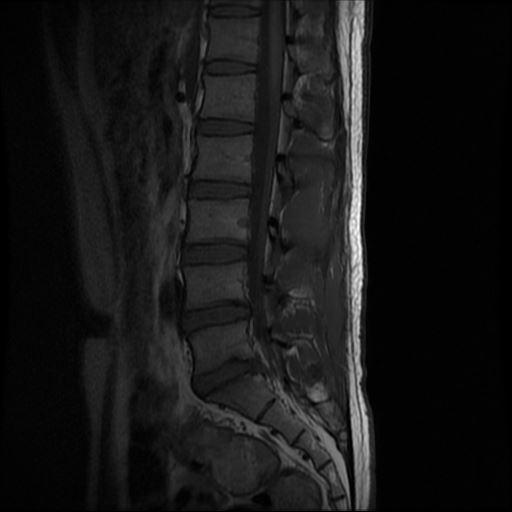
#> input picture img/11.jpg, 512 x 512 px; its folder holds only this picture in this run
$ python cobb8.py
#> lines starting #> are read from the running program, lines starting #| are printed output that depends on the picture; after the words box and inside, x2 and y2 are one past the last pixel; in counts of white or black regions, pixels touching at a corner belong together
import os
import numpy as np
import cv2
import matplotlib.pyplot as plt
from PIL import Image
import math

# Set font for English (use default sans-serif)
plt.rcParams["font.sans-serif"] = ["Arial", "DejaVu Sans"]
plt.rcParams['axes.unicode_minus'] = False

# -------------------------- Configuration Parameters --------------------------
# Input paths (directory paths)
ORIGINAL_IMG_DIR = "img/"
MASK_DIR = "mask/"

# Output parent directory
OUTPUT_PARENT_DIR = "cobb8_amace_cobb_results"
os.makedirs(OUTPUT_PARENT_DIR, exist_ok=True)

# Vertebra label to name mapping
VERTEBRA_LABELS = {
    1: "L1",
    2: "L2",
    3: "L3",
    4: "L4",
    5: "L5",
    11: "S1"
}

# Visualization colors for different vertebrae
VERTEBRA_COLORS = {
    "L1": "red",
    "L2": "green",
    "L3": "blue",
    "L4": "yellow",
    "L5": "magenta",
    "S1": "cyan"
}


# -------------------------- Core Corner Detection Functions --------------------------
# [16 lines left out: function fallback_HV_calculation, not called in this run]


def detect_vertebra_corners(vertebra_mask, is_S1=False):
    """Detect 4 corners (TL, TR, BL, BR) of a single vertebra"""
    src = vertebra_mask.copy().astype(np.uint8)

    # Check mask validity
    if np.sum(src) == 0:
        print("Warning: Vertebra mask is empty, using bounding box corners")
        return fallback_HV_calculation(src)

    # Convert to format suitable for corner detection
    gray = np.float32(src)

    # Shi-Tomasi corner detection parameters (adjust for S1)
    max_corners = 4
    qualityLevel = 0.005 if is_S1 else 0.01
    minDistance = 10 if is_S1 else 21
    blockSize = 9

    corners = cv2.goodFeaturesToTrack(
        gray,
        maxCorners=max_corners,
        qualityLevel=qualityLevel,
        minDistance=minDistance,
        blockSize=blockSize
    )

    # If detection fails, use bounding box corners
    if corners is None or len(corners) < 4:
        print(f"Warning: Detected fewer than 4 corners, using bounding box corners")
        return fallback_HV_calculation(src)

    # Process corner format
    corners = np.int32(corners.squeeze())

    # Ensure exactly 4 corners
    if len(corners) > 4:
        corners = corners[:4]
    elif len(corners) < 4:
        return fallback_HV_calculation(src)

    # Sort corners: TL (top-left), TR (top-right), BL (bottom-left), BR (bottom-right)
    # 1. Separate by y-coordinate (smaller y = top, larger y = bottom)
    corners_sorted_by_y = corners[np.argsort(corners[:, 1])]
    top_corners = corners_sorted_by_y[:2]    # top two points
    bottom_corners = corners_sorted_by_y[2:] # bottom two points

    # 2. Separate by x-coordinate (smaller x = left, larger x = right)
    top_corners_sorted = top_corners[np.argsort(top_corners[:, 0])]
    bottom_corners_sorted = bottom_corners[np.argsort(bottom_corners[:, 0])]

    # Combine into final order
    return np.array([
        top_corners_sorted[0],  # TL
        top_corners_sorted[1],  # TR
        bottom_corners_sorted[0],  # BL
        bottom_corners_sorted[1]   # BR
    ], dtype=np.int32)


# [263 lines left out: functions extend_line_to_border, calculate_perpendicular_line, visualize_corners, not called in this run]


# -------------------------- Batch Processing Function --------------------------
def process_single_image(original_img_path, mask_path, output_dir):
    """Process a single image"""
    # Read input data
    original_img = cv2.imread(original_img_path)
    if original_img is None:
        print(f"Error: Cannot read original image: {original_img_path}")
        return False

    mask = Image.open(mask_path)
    mask_array = np.array(mask, dtype=np.int32)

    # Detect corners for all vertebrae
    all_corners = {}
    for label, name in VERTEBRA_LABELS.items():
        print(f"Detecting corners for {name}...")
        # Extract mask for a single vertebra
        vertebra_mask = (mask_array == label).astype(np.uint8) * 255
        # Detect corners (special handling for S1)
        is_S1 = (name == "S1")
        corners = detect_vertebra_corners(vertebra_mask, is_S1)
        all_corners[name] = corners

    # Visualize and save result
    output_filename = os.path.splitext(os.path.basename(original_img_path))[0] + "_corners.png"
    output_path = os.path.join(output_dir, output_filename)
    visualize_corners(original_img, mask_array, all_corners, output_path)

    # Save corner coordinates to text file
    coords_path = os.path.join(output_dir, output_filename.replace(".png", "_coords.txt"))
    with open(coords_path, "w", encoding="utf-8") as f:
        for name, corners in all_corners.items():
            f.write(f"====={name} Corner Coordinates=====\n")
            f.write("TL (Top-Left) | TR (Top-Right) | BL (Bottom-Left) | BR (Bottom-Right)\n")
            f.write(f"{corners[0]} | {corners[1]} | {corners[2]} | {corners[3]}\n\n")

    # Save endplate and perpendicular line information
    lines_path = os.path.join(output_dir, output_filename.replace(".png", "_lines.txt"))
    with open(lines_path, "w", encoding="utf-8") as f:
        f.write("=====Endplate Information=====\n")
        if 'L1' in all_corners:
            l1_corners = all_corners['L1']
            l1_tl = l1_corners[0]
            l1_tr = l1_corners[1]
            l1_extended_p1, l1_extended_p2 = extend_line_to_border(l1_tl, l1_tr, original_img.shape[:2])
            l1_perp_p1, l1_perp_p2, l1_midpoint = calculate_perpendicular_line(l1_tl, l1_tr, original_img.shape[:2])

            f.write("L1 Upper Endplate Line:\n")
            f.write(f"Original points: TL{l1_tl} -> TR{l1_tr}\n")
            f.write(f"Extended: {l1_extended_p1} -> {l1_extended_p2}\n")
            f.write(f"Perpendicular line: {l1_perp_p1} -> {l1_perp_p2}\n")
            f.write(f"Midpoint: {l1_midpoint}\n\n")

        if 'L5' in all_corners:
            l5_corners = all_corners['L5']
            l5_br = l5_corners[3]  # BR
            l5_bl = l5_corners[2]  # BL

            l5_extended_p1, l5_extended_p2 = extend_line_to_border(l5_br, l5_bl, original_img.shape[:2])
            l5_perp_p1, l5_perp_p2, l5_midpoint = calculate_perpendicular_line(l5_br, l5_bl, original_img.shape[:2])

            f.write("L5 Lower Endplate Line:\n")
            f.write(f"Original points: BR{l5_br} -> BL{l5_bl}\n")
            f.write(f"Extended: {l5_extended_p1} -> {l5_extended_p2}\n")
            f.write(f"Perpendicular line: {l5_perp_p1} -> {l5_perp_p2}\n")
            f.write(f"Midpoint: {l5_midpoint}\n\n")

        # Calculate and save Cobb angle (angle between L1 and L5 perpendicular lines)
        if 'L1' in all_corners and 'L5' in all_corners:
            l1_perp_p1, l1_perp_p2, _ = calculate_perpendicular_line(
                all_corners['L1'][0], all_corners['L1'][1], original_img.shape[:2]
            )
            l5_perp_p1, l5_perp_p2, _ = calculate_perpendicular_line(
                all_corners['L5'][3], all_corners['L5'][2], original_img.shape[:2]
            )

            l1_vec = np.array([l1_perp_p2[0] - l1_perp_p1[0], l1_perp_p2[1] - l1_perp_p1[1]])
            l5_vec = np.array([l5_perp_p2[0] - l5_perp_p1[0], l5_perp_p2[1] - l5_perp_p1[1]])

            dot_product = np.dot(l1_vec, l5_vec)
            l1_norm = np.linalg.norm(l1_vec)
            l5_norm = np.linalg.norm(l5_vec)

            if l1_norm > 0 and l5_norm > 0:
                cos_angle = dot_product / (l1_norm * l5_norm)
                cos_angle = np.clip(cos_angle, -1.0, 1.0)
                cobb_angle = np.degrees(np.arccos(cos_angle))
                if cobb_angle > 90:
                    cobb_angle = 180 - cobb_angle

                f.write(f"Cobb Angle (L1-L5): {cobb_angle:.2f}°\n")

    print(f"Corner coordinates saved to: {coords_path}")
    print(f"Endplate and perpendicular line information saved to: {lines_path}")
    return True


def main():
    # Get all image files
    img_extensions = {'.jpg', '.jpeg', '.png', '.bmp', '.tiff'}
    original_images = []

    for filename in os.listdir(ORIGINAL_IMG_DIR):
        if any(filename.lower().endswith(ext) for ext in img_extensions):
            original_images.append(filename)

    if not original_images:
        print(f"No image files found in directory {ORIGINAL_IMG_DIR}")
        return

    print(f"Found {len(original_images)} images to process")

    # Process each image
    for img_filename in original_images:
        print(f"\nProcessing image: {img_filename}")

        # Build full paths
        original_img_path = os.path.join(ORIGINAL_IMG_DIR, img_filename)

        # Find corresponding mask file (assume same filename, different extension)
        img_name_without_ext = os.path.splitext(img_filename)[0]
        mask_filename = None

        # Try different mask file extensions
        for ext in ['.png', '.jpg', '.jpeg', '.bmp', '.tiff']:
            potential_mask_path = os.path.join(MASK_DIR, img_name_without_ext + ext)
            if os.path.exists(potential_mask_path):
                mask_filename = img_name_without_ext + ext
                break

        if mask_filename is None:
            print(f"Warning: Mask file for {img_filename} not found, skipping")
            continue

        mask_path = os.path.join(MASK_DIR, mask_filename)

        # Create separate output directory for this image
        image_output_dir = os.path.join(OUTPUT_PARENT_DIR, img_name_without_ext)
        os.makedirs(image_output_dir, exist_ok=True)

        # Process single image
        success = process_single_image(original_img_path, mask_path, image_output_dir)
#> in process_single_image, original_img is the input picture: shape (512, 512, 3); min 0, max 255, mean 23.1
#> the loop in process_single_image, `for label, name in VERTEBRA_LABELS.items():` made 1 pass
#> pass 1, in process_single_image, `vertebra_mask = (mask_array == label).astype(np.uint8) * 255`:
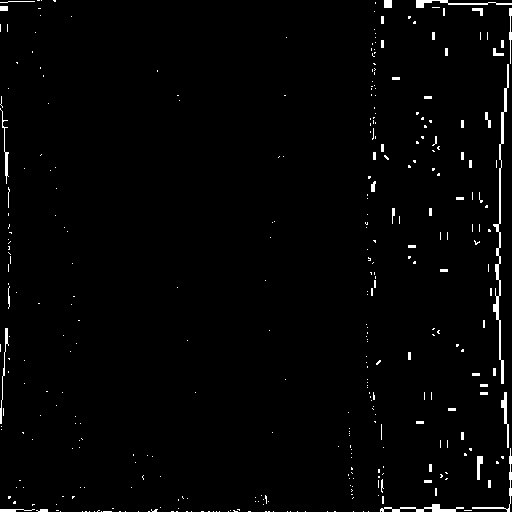
#> vertebra_mask: shape (512, 512, 3); 1.7% white; 357 white regions (307 under 20 px), largest, box (x1, y1, x2, y2) and area: (493, 64, 509, 384) 816, (380, 504, 464, 512) 253, (416, 0, 512, 8) 240
#> after the loop in process_single_image, `for label, name in VERTEBRA_LABELS.items():`: all_corners = 0 items

        if success:
            print(f"Successfully processed image: {img_filename}")
        else:
            print(f"Failed to process image: {img_filename}")

    print(f"\nBatch processing completed! All results saved in: {OUTPUT_PARENT_DIR}")


if __name__ == "__main__":
#> (the run stopped early here; a loop or call above may not have finished)

$ run again, on img/16.jpg
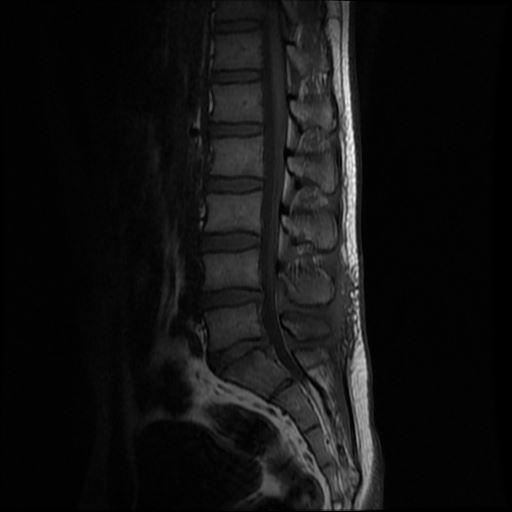
#> input picture img/16.jpg, 512 x 512 px
#> in process_single_image, original_img is the input picture: shape (512, 512, 3); min 0, max 252, mean 18.1
#> the loop in process_single_image, `for label, name in VERTEBRA_LABELS.items():` made 1 pass
#> pass 1, in process_single_image, `vertebra_mask = (mask_array == label).astype(np.uint8) * 255`:
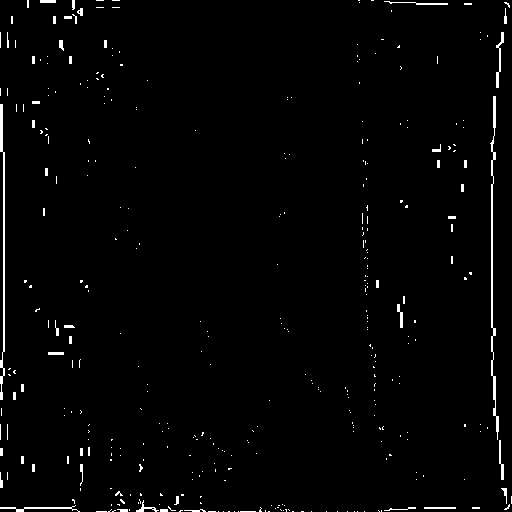
#> vertebra_mask: shape (512, 512, 3); 1.7% white in thin lines or dots
#> after the loop in process_single_image, `for label, name in VERTEBRA_LABELS.items():`: all_corners = 0 items

$ run again, on img/16_1.jpg
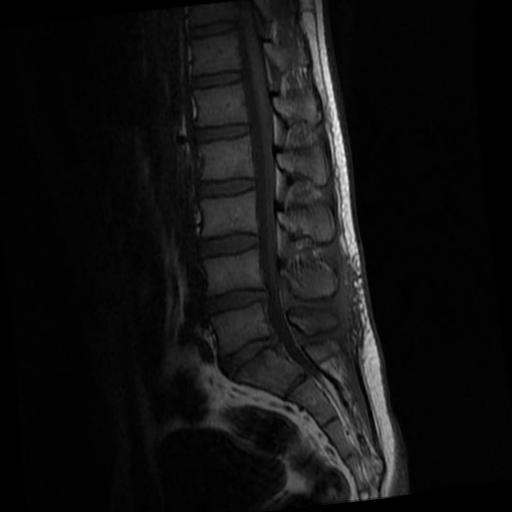
#> input picture img/16_1.jpg, 512 x 512 px
#> in process_single_image, original_img is the input picture: shape (512, 512, 3); min 0, max 245, mean 17.7
#> the loop in process_single_image, `for label, name in VERTEBRA_LABELS.items():` made 1 pass
#> pass 1, in process_single_image, `vertebra_mask = (mask_array == label).astype(np.uint8) * 255`:
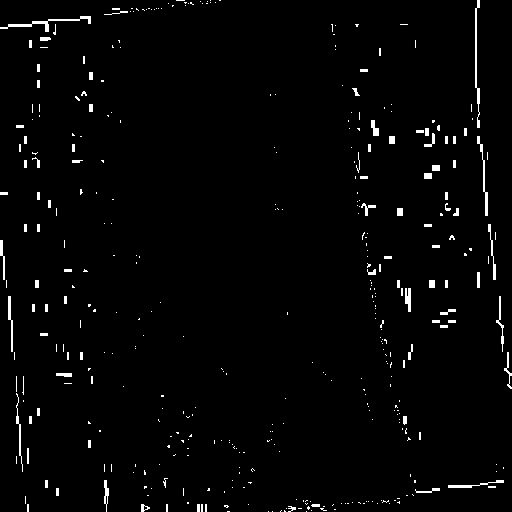
#> vertebra_mask: shape (512, 512, 3); 2% white; 390 white regions (305 under 20 px), largest, box (x1, y1, x2, y2) and area: (0, 16, 91, 32) 280, (475, 0, 480, 128) 273, (477, 136, 488, 216) 192
#> after the loop in process_single_image, `for label, name in VERTEBRA_LABELS.items():`: all_corners = 0 items

$ run again, on img/11_1.jpg
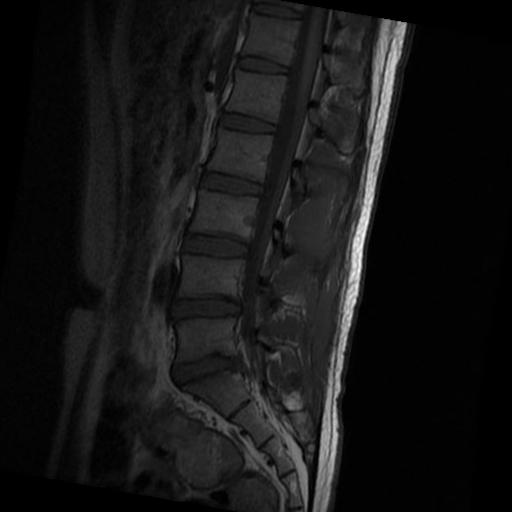
#> input picture img/11_1.jpg, 512 x 512 px
#> in process_single_image, original_img is the input picture: shape (512, 512, 3); min 0, max 251, mean 22.4
#> the loop in process_single_image, `for label, name in VERTEBRA_LABELS.items():` made 1 pass
#> pass 1, in process_single_image, `vertebra_mask = (mask_array == label).astype(np.uint8) * 255`:
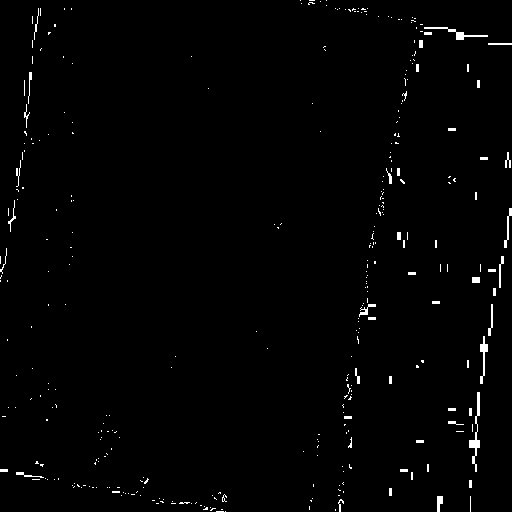
#> vertebra_mask: shape (512, 512, 3); 1.2% white in thin lines or dots
#> after the loop in process_single_image, `for label, name in VERTEBRA_LABELS.items():`: all_corners = 0 items
